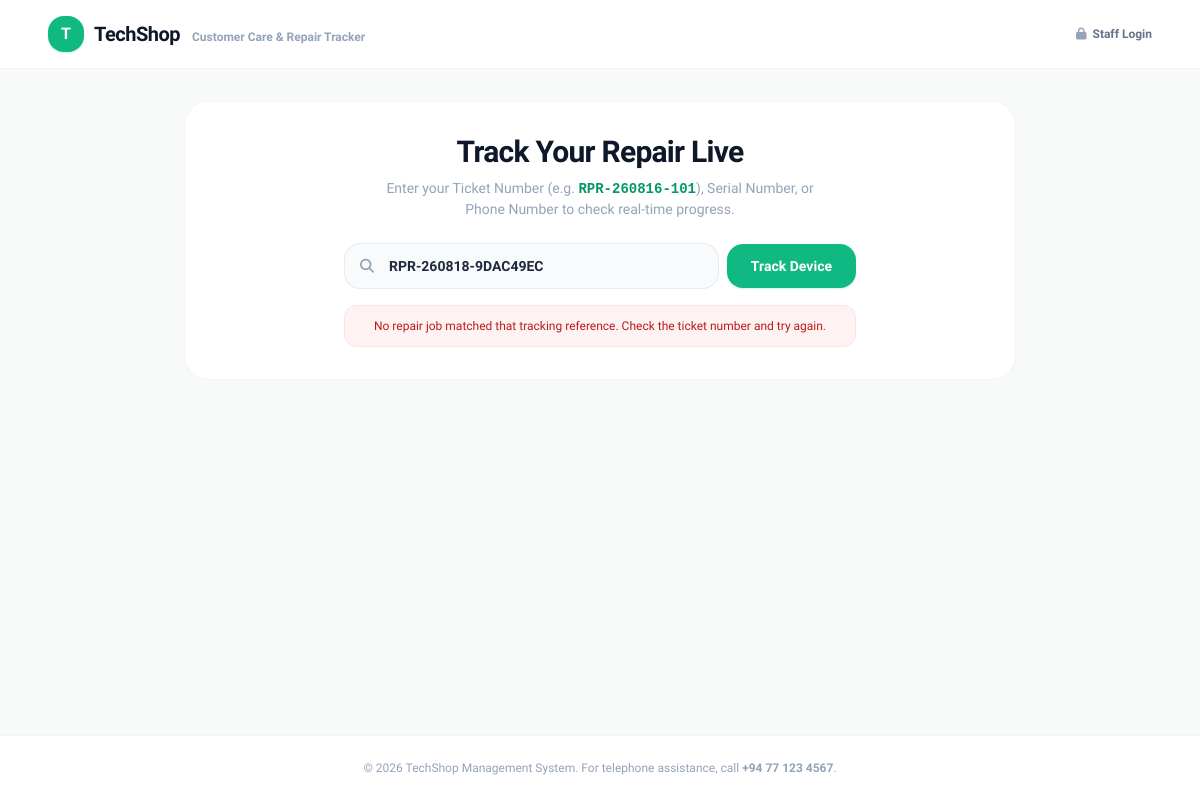
/pages/track.php?ticket=RPR-260818-9DAC49EC, run on an earlier commit of the app's database.
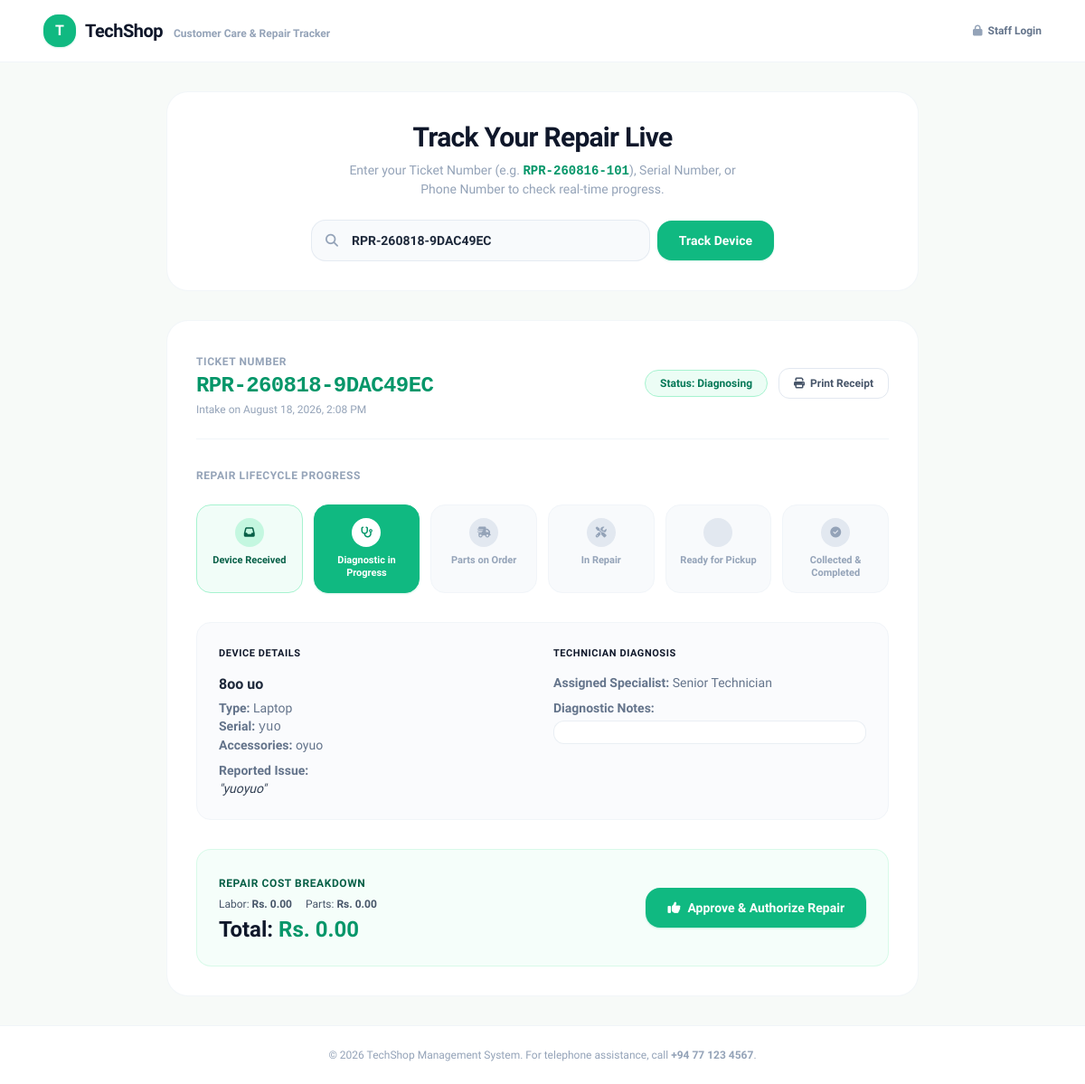
And on a later commit of the database.
### tables this page shows
CREATE TABLE IF NOT EXISTS `repair_jobs` (
  `id` bigint unsigned NOT NULL AUTO_INCREMENT,
  `customer_id` bigint unsigned NOT NULL,
  `device_name` varchar(255) NOT NULL DEFAULT '',
  `serial_number` varchar(100) DEFAULT NULL,
  `issue_description` text NOT NULL,
  `technician_id` bigint unsigned DEFAULT NULL,
  `status` varchar(50) NOT NULL DEFAULT 'Received',
  `received_date` datetime DEFAULT NULL,
  `delivered_date` datetime DEFAULT NULL,
  `created_at` timestamp NULL DEFAULT CURRENT_TIMESTAMP,
  `updated_at` timestamp NULL DEFAULT CURRENT_TIMESTAMP ON UPDATE CURRENT_TIMESTAMP,
  `ticket_no` varchar(60) NOT NULL DEFAULT '',
  `device_type` varchar(100) NOT NULL DEFAULT 'Other',
  `device_brand` varchar(100) NOT NULL DEFAULT '',
  `device_model` varchar(100) NOT NULL DEFAULT '',
  `passcode_pin` varchar(50) DEFAULT NULL,
  `accessories_included` text,
  `estimated_cost` decimal(10,2) NOT NULL DEFAULT '0.00',
  `total_amount` decimal(10,2) NOT NULL DEFAULT '0.00',
  `labor_fee` decimal(10,2) NOT NULL DEFAULT '0.00',
  `parts_cost` decimal(10,2) NOT NULL DEFAULT '0.00',
  `diagnosis_notes` text,
  `is_quote_approved` tinyint(1) NOT NULL DEFAULT '0',
  `public_token` varchar(80) DEFAULT NULL,
  PRIMARY KEY (`id`),
  UNIQUE KEY `uq_ticket_no` (`ticket_no`),
  KEY `customer_id` (`customer_id`),
  KEY `technician_id` (`technician_id`),
  CONSTRAINT `repair_jobs_ibfk_1` FOREIGN KEY (`customer_id`) REFERENCES `customers` (`id`) ON DELETE RESTRICT,
  CONSTRAINT `repair_jobs_ibfk_2` FOREIGN KEY (`technician_id`) REFERENCES `users` (`id`) ON DELETE SET NULL
);

### pages/track.php (the view, shortened to what this page needs)
<?php
require_once __DIR__ . '/../includes/db.php';
$search_query = trim($_GET['ticket'] ?? $_GET['q'] ?? '');
$job = null;
$error = '';
$currency_symbol = 'Rs.';
if ($pdo) {
    try {
        $settingsStatement = $pdo->query("SELECT setting_key, setting_value FROM settings WHERE setting_key IN ('shop_name', 'shop_phone', 'currency_symbol')");
        foreach ($settingsStatement->fetchAll(PDO::FETCH_KEY_PAIR) as $key => $value) {
            if ($key === 'currency_symbol' && $value !== '') $currency_symbol = $value;
        }
    } catch (Throwable $ignored) {
    }
}
if ($search_query !== '') {
    if (!$pdo) {
        $error = 'The repair tracker is temporarily unavailable.';
    } else {
        try {
            $stmt = $pdo->prepare("
                SELECT r.*, u.name AS technician_name
                FROM repair_jobs r
                LEFT JOIN users u ON r.technician_id = u.id
                WHERE r.ticket_no = ? OR r.public_token = ?
                ORDER BY r.id DESC
                LIMIT 1
            ");
            $stmt->execute([$search_query, $search_query]);
            $job = $stmt->fetch();
            if (!$job && $error === '') {
                $error = 'No repair job matched that tracking reference. Check the ticket number and try again.';
            }
        } catch (Throwable $exception) {
            error_log('Repair tracking lookup failed: ' . $exception->getMessage());
            $error = 'The repair tracker could not complete your search right now.';
        }
    }
}
$status_steps = [
    'Received' => ['title' => 'Device Received', 'icon' => 'fa-inbox', 'desc' => 'Device logged into workbench intake.'],
    'Diagnosing' => ['title' => 'Diagnostic in Progress', 'icon' => 'fa-stethoscope', 'desc' => 'Hardware specialist diagnosing faults.'],
    'Waiting for Parts' => ['title' => 'Parts on Order', 'icon' => 'fa-truck-fast', 'desc' => 'Waiting for replacement parts.'],
    'In Repair' => ['title' => 'In Repair', 'icon' => 'fa-screwdriver-wrench', 'desc' => 'Component soldering and repair underway.'],
    'Ready for Pickup' => ['title' => 'Ready for Pickup', 'icon' => 'fa-box-check', 'desc' => 'Quality testing passed. Ready at counter.'],
    'Completed' => ['title' => 'Collected & Completed', 'icon' => 'fa-circle-check', 'desc' => 'Device collected by customer.']
];
$step_keys = array_keys($status_steps);
$pipeline_status = $job['status'] ?? 'Received';
$curr_step_idx = array_search($pipeline_status, $step_keys, true);
?>
<!DOCTYPE html>
<html lang="en" class="h-full">
<head>
    <script src="https://cdn.tailwindcss.com"></script>
    <link rel="stylesheet" href="https://cdnjs.cloudflare.com/ajax/libs/font-awesome/6.5.1/css/all.min.css">
</head>
<body class="bg-[#F7FAF8] text-slate-800 min-h-screen flex flex-col justify-between antialiased">
    <header class="bg-white border-b border-slate-100 py-4 px-6 sm:px-12 flex items-center justify-between">
        <div class="flex items-center gap-2.5">
            <div class="w-9 h-9 rounded-2xl bg-emerald-500 text-white flex items-center justify-center font-black text-base shadow-sm shadow-emerald-500/20">
                T
            </div>
            <div>
                <span class="text-xl font-bold text-slate-900 tracking-tight">TechShop</span>
                <span class="text-xs text-slate-400 font-semibold ml-2">Customer Care & Repair Tracker</span>
            </div>
        </div>
        <a href="dashboard.php" class="text-xs font-bold text-slate-500 hover:text-emerald-600 flex items-center gap-1.5 transition-colors">
            <i class="fa-solid fa-lock text-slate-400"></i> Staff Login
        </a>
    </header>
    <main class="flex-1 max-w-4xl w-full mx-auto p-4 sm:p-8">
        <div class="bg-white rounded-3xl p-6 sm:p-8 shadow-card border border-slate-100/90 text-center mb-8">
            <h1 class="text-2xl sm:text-3xl font-extrabold text-slate-900 tracking-tight mb-2">Track Your Repair Live</h1>
            <p class="text-xs sm:text-sm text-slate-400 mb-6 max-w-md mx-auto">Enter your Ticket Number (e.g. <span class="font-mono font-bold text-emerald-600">RPR-260816-101</span>), Serial Number, or Phone Number to check real-time progress.</p>
            <form method="GET" action="<?php echo htmlspecialchars($_SERVER['PHP_SELF'] ?? 'track.php'); ?>" class="max-w-lg mx-auto flex items-center gap-2">
                <div class="relative flex-1">
                    <i class="fa-solid fa-magnifying-glass absolute left-4 top-1/2 -translate-y-1/2 text-slate-400 text-sm"></i>
                    <input
                        type="text"
                        name="ticket"
                        value="<?php echo htmlspecialchars($search_query); ?>"
                        placeholder="Ticket # / Serial # / Phone"
                        required
                        class="w-full pl-11 pr-4 py-3 bg-slate-50 border border-slate-200/80 rounded-2xl text-sm font-semibold text-slate-800 focus:outline-none focus:ring-2 focus:ring-emerald-500/20 focus:border-emerald-500 transition-all"
                    >
                </div>
                <button type="submit" class="px-6 py-3 bg-emerald-500 hover:bg-emerald-600 text-white font-bold text-sm rounded-2xl transition-all shadow-sm shadow-emerald-500/20 shrink-0">
                    Track Device
                </button>
            </form>
            <?php if ($error): ?>
                <div class="mt-4 p-3 bg-red-50 text-red-700 text-xs rounded-xl font-medium max-w-lg mx-auto border border-red-100">
                    <?php echo htmlspecialchars($error); ?>
                </div>
            <?php endif; ?>
        </div>
        <?php if ($job): ?>
        <div class="bg-white rounded-3xl p-6 sm:p-8 shadow-card border border-slate-100/90 space-y-8">
            <div class="flex flex-col sm:flex-row sm:items-center justify-between pb-6 border-b border-slate-100 gap-4">
                <div>
                    <span class="text-xs font-bold text-slate-400 uppercase tracking-wider">Ticket Number</span>
                    <h2 class="text-2xl font-black text-emerald-600 font-mono tracking-tight"><?php echo htmlspecialchars($job['ticket_no'] ?? ('RPR-' . $job['id'])); ?></h2>
                    <p class="text-xs text-slate-400 mt-0.5">Intake on <?php echo date('F j, Y, g:i A', strtotime($job['received_date'])); ?></p>
                </div>
                <div class="flex items-center gap-3">
                    <span class="px-4 py-1.5 rounded-full text-xs font-bold bg-emerald-50 text-emerald-700 border border-emerald-200">
                        Status: <?php echo htmlspecialchars($job['status']); ?>
                    </span>
                    <button onclick="window.print()" class="px-4 py-2 rounded-xl border border-slate-200 text-slate-600 hover:bg-slate-50 text-xs font-bold transition-colors flex items-center gap-1.5">
                        <i class="fa-solid fa-print"></i> Print Receipt
                    </button>
                </div>
            </div>
            <div>
                <h3 class="text-xs font-bold uppercase tracking-wider text-slate-400 mb-6">Repair Lifecycle Progress</h3>
                <div class="grid grid-cols-2 sm:grid-cols-6 gap-3">
                    <?php
                    $idx = 0;
                    foreach ($status_steps as $st_key => $st_info):
                        $is_done = ($idx <= $curr_step_idx);
                        $is_current = ($idx === $curr_step_idx);
                        $idx++;
                    ?>
                    <div class="p-3.5 rounded-2xl border text-center transition-all <?php echo $is_current ? 'bg-emerald-500 text-white border-emerald-500 shadow-sm shadow-emerald-500/20' : ($is_done ? 'bg-emerald-50/70 text-emerald-800 border-emerald-200' : 'bg-slate-50 text-slate-400 border-slate-100'); ?>">
                        <div class="w-8 h-8 rounded-full mx-auto mb-2 flex items-center justify-center text-xs <?php echo $is_current ? 'bg-white text-emerald-600' : ($is_done ? 'bg-emerald-200/60 text-emerald-800' : 'bg-slate-200 text-slate-400'); ?>">
                            <i class="fa-solid <?php echo $st_info['icon']; ?>"></i>
                        </div>
                        <p class="font-bold text-[11px] leading-tight"><?php echo $st_info['title']; ?></p>
                    </div>
                    <?php endforeach; ?>
                </div>
            </div>
            <div class="grid grid-cols-1 sm:grid-cols-2 gap-6 bg-slate-50/70 p-6 rounded-2xl border border-slate-100 text-xs sm:text-sm">
                <div>
                    <h4 class="font-bold text-slate-900 mb-3 uppercase tracking-wider text-[11px] text-slate-400">Device Details</h4>
                    <p class="font-bold text-slate-800 text-base mb-1"><?php echo htmlspecialchars($job['device_brand'] . ' ' . $job['device_model']); ?></p>
                    <p class="text-slate-500"><strong>Type:</strong> <?php echo htmlspecialchars($job['device_type']); ?></p>
                    <p class="text-slate-500"><strong>Serial:</strong> <span class="font-mono"><?php echo htmlspecialchars($job['serial_number'] ?? 'N/A'); ?></span></p>
                    <p class="text-slate-500"><strong>Accessories:</strong> <?php echo htmlspecialchars($job['accessories_included'] ?? 'None'); ?></p>
                    <p class="text-slate-500 mt-2"><strong>Reported Issue:</strong><br><span class="italic text-slate-700">"<?php echo htmlspecialchars($job['issue_description']); ?>"</span></p>
                </div>
                <div>
                    <h4 class="font-bold text-slate-900 mb-3 uppercase tracking-wider text-[11px] text-slate-400">Technician Diagnosis</h4>
                    <p class="text-slate-500"><strong>Assigned Specialist:</strong> <?php echo htmlspecialchars($job['technician_name'] ?? 'Senior Technician'); ?></p>
                    <p class="text-slate-500 mt-2"><strong>Diagnostic Notes:</strong></p>
                    <div class="bg-white p-3 rounded-xl border border-slate-200/70 text-slate-700 text-xs mt-1">
                    </div>
                </div>
            </div>
            <div class="bg-emerald-50/50 p-6 rounded-2xl border border-emerald-100/80 flex flex-col sm:flex-row items-center justify-between gap-4">
                <div>
                    <span class="text-xs font-bold text-emerald-800 uppercase tracking-wider">Repair Cost Breakdown</span>
                    <div class="text-xs text-slate-600 mt-1 space-x-3">
                        <span>Labor: <strong><?php echo htmlspecialchars($currency_symbol ?? "Rs."); ?> <?php echo number_format($job['labor_fee'] ?? 0, 2); ?></strong></span>
                        <span>Parts: <strong><?php echo htmlspecialchars($currency_symbol ?? "Rs."); ?> <?php echo number_format($job['parts_cost'] ?? 0, 2); ?></strong></span>
                    </div>
                    <div class="text-2xl font-black text-slate-900 mt-1">
                        Total: <span class="text-emerald-600"><?php echo htmlspecialchars($currency_symbol ?? "Rs."); ?> <?php echo number_format($job['total_amount'] ?? $job['estimated_cost'], 2); ?></span>
                    </div>
                </div>
                <div>
                    <?php if (!empty($job['is_quote_approved'])): ?>
                        <div class="px-5 py-2.5 bg-emerald-600 text-white rounded-2xl text-xs font-bold flex items-center gap-2 shadow-sm">
                            <i class="fa-solid fa-circle-check text-sm"></i>
                            <span>Quotation Approved</span>
                        </div>
                    <?php else: ?>
                        <form method="POST" action="<?php echo htmlspecialchars($_SERVER['PHP_SELF'] ?? 'track.php'); ?>?ticket=<?php echo urlencode($search_query); ?>">
                            <button type="submit" class="px-6 py-3 bg-emerald-500 hover:bg-emerald-600 text-white rounded-2xl text-xs sm:text-sm font-bold shadow-sm shadow-emerald-500/25 transition-all flex items-center gap-2">
                                <i class="fa-solid fa-thumbs-up"></i>
                                <span>Approve & Authorize Repair</span>
                            </button>
                        </form>
                    <?php endif; ?>
                </div>
            </div>
        </div>
        <?php endif; ?>
    </main>
    <footer class="bg-white border-t border-slate-100 py-6 text-center text-xs text-slate-400">
        <p>&copy; 2026 TechShop Management System. For telephone assistance, call <strong>+94 77 123 4567</strong>.</p>
    </footer>
</body>
</html>

### pages/track.php (style rules this page uses)
body { font-family: 'Plus Jakarta Sans', sans-serif; }

What changed in the data, as far as the page shows it:
added repair_jobs: ticket_no "RPR-260818-9DAC49EC", received_date "August 18, 2026, 2:08 PM", status "Diagnosing", device_brand+device_model "8oo uo", device_type "Laptop", serial_number "yuo", accessories_included "oyuo", issue_description "yuoyuo", labor_fee "0.00", parts_cost "0.00", total_amount "0.00"
Also different on the page:
$job['technician_name']: (not shown) → "Senior Technician"
$currency_symbol: (not shown) → "Rs."
$error: "No repair job matched that tracking reference. Check the ticket number and try again." → (not shown)
text now shown: "TICKET NUMBER Intake on Status: Print Receipt REPAIR LIFECYCLE PROGRESS DEVICE DETAILS Type: Serial: Accessories: Reported Issue: \" \" TECHNICIAN DIAGNOSIS Assigned Specialist: Diagnostic Notes: REPAIR COST BREAKDOWN Labor: Parts: Total: Approve & Authorize Repair"
new list line: "Device Received"
new list line: "Diagnostic in Progress"
new list line: "Parts on Order"
new list line: "In Repair"
new list line: "Ready for Pickup"
new list line: "Collected & Completed"
